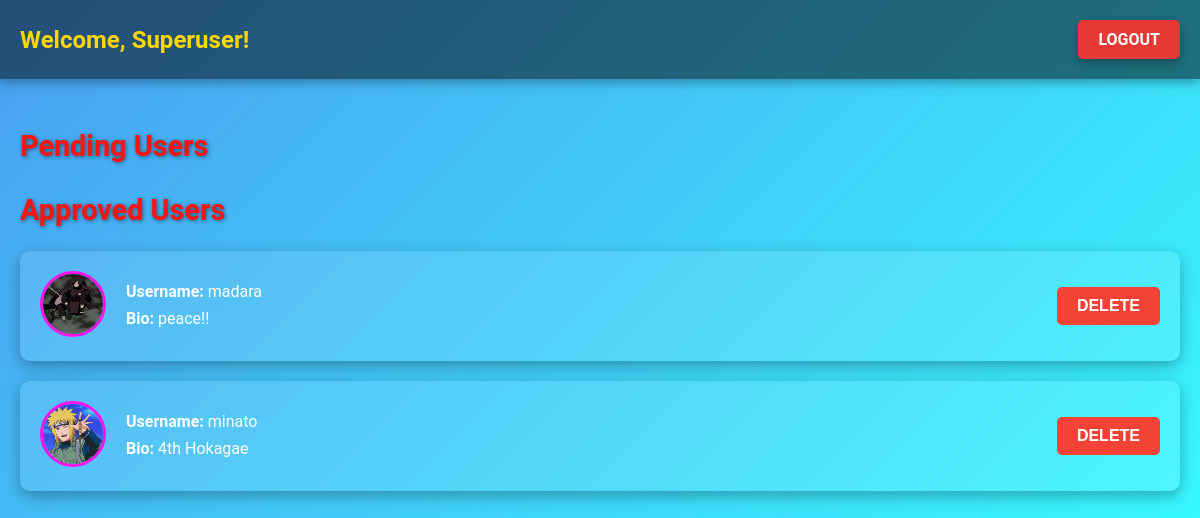
Screenshot of /superuser_art/ (signed in) with the database file from the repository.
### artist_app/models.py (models this page shows, shortened)
class UserProfile(models.Model):
    user = models.OneToOneField(User, on_delete=models.CASCADE, related_name='profile')
    bio = models.TextField(max_length=500, blank=True)
    profile_pic = models.ImageField(upload_to='profile_pics/', blank=True, null=True)
    security_answer = models.CharField(max_length=255, blank=True, null=True)
    is_approved = models.BooleanField(default=False)

### artist_app/views.py (the view, shortened to what this page needs)
# urls.py: path('superuser_art/', views.superuser_art, name='superuser_art'),
@login_required
def superuser_art(request):
    if not request.user.is_superuser:
        return redirect('login_art')
    pending_users = UserProfile.objects.filter(is_approved=False)
    approved_users = UserProfile.objects.filter(is_approved=True)
    return render(request, 'superuser_artist.html', {
        'pending_users': pending_users,
        'approved_users': approved_users,
    })

### templates/superuser_artist.html (shortened to what this page needs)
{% load static %}
<!DOCTYPE html>
<html lang="en">
<head>
    <link rel="stylesheet" href="{% static 'css/superuser_artist.css' %}">
</head>
<body>
    <header class="header">
        <h1>Welcome, Superuser!</h1>
        <nav class="nav">
            <a href="{% url 'logout_art' %}" class="btn logout">Logout</a>
        </nav>
    </header>
    <section class="content">
        <h2>Pending Users</h2>
        <h2>Approved Users</h2>
        <ul class="user-list">
            {% for user in approved_users %}
            <li class="user-card">
                <div class="user-info">
                    <div class="user-image">
                        {% if user.profile_pic %}
                        <img src="{{ user.profile_pic.url }}" alt="{{ user.user.username }}">
                        {% else %}
                        <span class="no-pic">No Picture</span>
                        {% endif %}
                    </div>
                    <div class="user-details">
                        <p><strong>Username:</strong> {{ user.user.username }}</p>
                        <p><strong>Bio:</strong> {{ user.bio }}</p>
                    </div>
                </div>
                <div class="user-actions">
                    <form method="POST" class="action-form">
                        <button type="submit" name="action" value="delete" class="btn delete">Delete</button>
                    </form>
                </div>
            </li>
            {% endfor %}
        </ul>
    </section>
</body>
</html>

### static/css/superuser_artist.css (style rules this page uses)
body { font-family: 'Roboto', sans-serif; margin: 0; padding: 0; background: linear-gradient(135deg, #499ff0, #37f8ff); color: #ffffff; box-sizing: border-box; }
.header { background: rgba(0, 0, 0, 0.5); padding: 20px; text-align: center; box-shadow: 0 4px 10px rgba(0, 0, 0, 0.3); }
.header h1 { font-size: 2rem; margin: 0; color: #fdfdfd; }
.content { padding: 20px; max-width: 1200px; margin: 0 auto; }
h2 { margin-top: 30px; font-size: 1.8rem; color: #ff1212; text-shadow: 1px 1px 4px rgba(0, 0, 0, 0.5); }
.user-list { list-style: none; padding: 0; }
.user-card { background: rgba(255, 255, 255, 0.1); border-radius: 10px; margin-bottom: 20px; padding: 20px; display: flex; align-items: center; justify-content: space-between; box-shadow: 0 5px 15px rgba(0, 0, 0, 0.3); transition: transform 0.3s ease, box-shadow 0.3s ease; }
.user-info { display: flex; align-items: center; }
.user-image img { width: 60px; height: 60px; border-radius: 50%; border: 3px solid #ff12eb; margin-right: 20px; }
.user-details p { margin: 5px 0; font-size: 1rem; line-height: 1.4; }
.btn { display: inline-block; padding: 10px 20px; font-size: 1rem; font-weight: bold; text-transform: uppercase; border-radius: 5px; border: none; cursor: pointer; text-align: center; transition: background 0.3s ease, transform 0.2s ease; }
.delete { background: #f44336; color: #fff; }
.header { display: flex; justify-content: space-between; align-items: center; background: rgba(0, 0, 0, 0.5); padding: 20px; color: #fff; box-shadow: 0 4px 10px rgba(0, 0, 0, 0.3); }
.header h1 { font-size: 1.5rem; margin: 0; color: #ffd700; }
.nav { display: flex; align-items: center; }
.nav .btn.logout { text-decoration: none; padding: 10px 20px; font-size: 1rem; font-weight: bold; color: #fff; background: #e53935; border-radius: 5px; transition: background 0.3s ease, transform 0.2s ease; box-shadow: 0 4px 10px rgba(0, 0, 0, 0.3); }

### rows the page displays
UserProfile: profile_pic (picture), user.username "madara", bio "peace!!"
UserProfile: profile_pic (picture), user.username "minato", bio "4th Hokagae"
